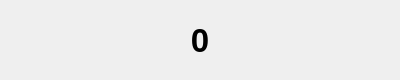
<?xml version="1.0" encoding="UTF-8"?>
<ui version="4.0">
 <class>Rich</class>
 <widget class="QWidget" name="Rich">
  <property name="geometry">
   <rect>
    <x>0</x>
    <y>0</y>
    <width>400</width>
    <height>80</height>
   </rect>
  </property>
  <property name="windowTitle">
   <string>Form</string>
  </property>
  <layout class="QHBoxLayout" name="horizontalLayout">
   <item>
    <widget class="QLabel" name="moneyLabel">
     <property name="font">
      <font>
       <pointsize>25</pointsize>
       <weight>75</weight>
       <bold>true</bold>
      </font>
     </property>
     <property name="text">
      <string>0</string>
     </property>
     <property name="alignment">
      <set>Qt::AlignCenter</set>
     </property>
    </widget>
   </item>
  </layout>
 </widget>
 <resources/>
 <connections/>
</ui>
